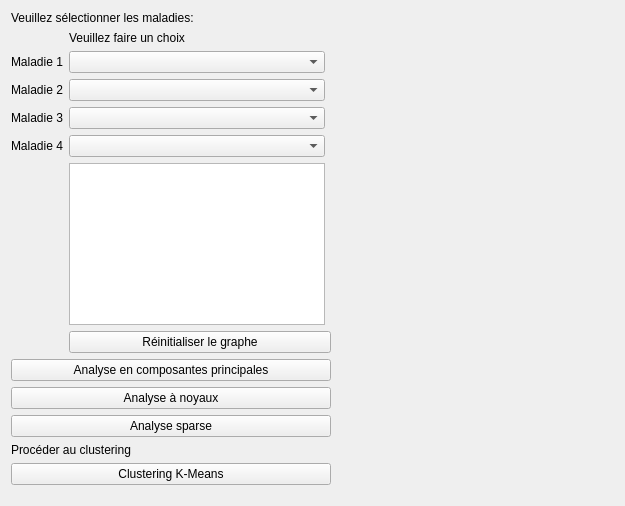
<?xml version="1.0" encoding="UTF-8"?>
<ui version="4.0">
 <class>Form</class>
 <widget class="QWidget" name="Form">
  <property name="geometry">
   <rect>
    <x>0</x>
    <y>0</y>
    <width>625</width>
    <height>506</height>
   </rect>
  </property>
  <property name="mouseTracking">
   <bool>false</bool>
  </property>
  <property name="windowTitle">
   <string>Visualisation</string>
  </property>
  <layout class="QHBoxLayout" name="horizontalLayout">
   <item>
    <layout class="QGridLayout" name="gridLayout">
     <item row="2" column="2">
      <spacer name="horizontalSpacer">
       <property name="orientation">
        <enum>Qt::Horizontal</enum>
       </property>
       <property name="sizeHint" stdset="0">
        <size>
         <width>40</width>
         <height>20</height>
        </size>
       </property>
      </spacer>
     </item>
     <item row="2" column="0">
      <layout class="QVBoxLayout" name="verticalLayout_">
       <property name="sizeConstraint">
        <enum>QLayout::SetDefaultConstraint</enum>
       </property>
       <item>
        <widget class="QLabel" name="label">
         <property name="text">
          <string>Veuillez sélectionner les maladies:</string>
         </property>
        </widget>
       </item>
       <item>
        <layout class="QVBoxLayout" name="verticalLayout_cb"/>
       </item>
       <item>
        <layout class="QGridLayout" name="gridLayout_features">
         <item row="3" column="1">
          <widget class="QComboBox" name="Disease_2"/>
         </item>
         <item row="4" column="0">
          <widget class="QLabel" name="Param">
           <property name="text">
            <string>Maladie 3</string>
           </property>
          </widget>
         </item>
         <item row="3" column="0">
          <widget class="QLabel" name="Feature">
           <property name="text">
            <string>Maladie 2</string>
           </property>
          </widget>
         </item>
         <item row="0" column="1">
          <widget class="QLabel" name="label_param_1">
           <property name="text">
            <string>Veuillez faire un choix</string>
           </property>
          </widget>
         </item>
         <item row="2" column="1">
          <widget class="QComboBox" name="Disease_1"/>
         </item>
         <item row="5" column="0">
          <widget class="QLabel" name="Stat">
           <property name="text">
            <string>Maladie 4</string>
           </property>
          </widget>
         </item>
         <item row="2" column="0">
          <widget class="QLabel" name="Experiment">
           <property name="text">
            <string>Maladie 1</string>
           </property>
          </widget>
         </item>
         <item row="7" column="1" colspan="2">
          <widget class="QPushButton" name="reset_button">
           <property name="text">
            <string>Réinitialiser le graphe</string>
           </property>
          </widget>
         </item>
         <item row="4" column="1">
          <widget class="QComboBox" name="Disease_3"/>
         </item>
         <item row="6" column="1">
          <widget class="QTextBrowser" name="DocBrowser_1"/>
         </item>
         <item row="5" column="1">
          <widget class="QComboBox" name="Disease_4"/>
         </item>
        </layout>
       </item>
       <item>
        <layout class="QHBoxLayout" name="horizontalLayout_2"/>
       </item>
       <item>
        <widget class="QPushButton" name="ACP_Button">
         <property name="text">
          <string>Analyse en composantes principales</string>
         </property>
        </widget>
       </item>
       <item>
        <widget class="QPushButton" name="AKERNEL_Button">
         <property name="text">
          <string>Analyse à noyaux</string>
         </property>
        </widget>
       </item>
       <item>
        <widget class="QPushButton" name="ASPARSE_Button">
         <property name="text">
          <string>Analyse sparse</string>
         </property>
        </widget>
       </item>
       <item>
        <widget class="QLabel" name="label_2">
         <property name="text">
          <string>Procéder au clustering </string>
         </property>
        </widget>
       </item>
       <item>
        <widget class="QPushButton" name="Clustering_Button">
         <property name="text">
          <string>Clustering K-Means</string>
         </property>
        </widget>
       </item>
       <item>
        <spacer name="verticalSpacer_2">
         <property name="orientation">
          <enum>Qt::Vertical</enum>
         </property>
         <property name="sizeHint" stdset="0">
          <size>
           <width>20</width>
           <height>40</height>
          </size>
         </property>
        </spacer>
       </item>
       <item>
        <layout class="QVBoxLayout" name="verticalLayout_machine_learning"/>
       </item>
      </layout>
     </item>
     <item row="2" column="3">
      <layout class="QVBoxLayout" name="verticalLayout_plot">
       <property name="sizeConstraint">
        <enum>QLayout::SetMinimumSize</enum>
       </property>
      </layout>
     </item>
    </layout>
   </item>
  </layout>
 </widget>
 <resources/>
 <connections/>
</ui>
